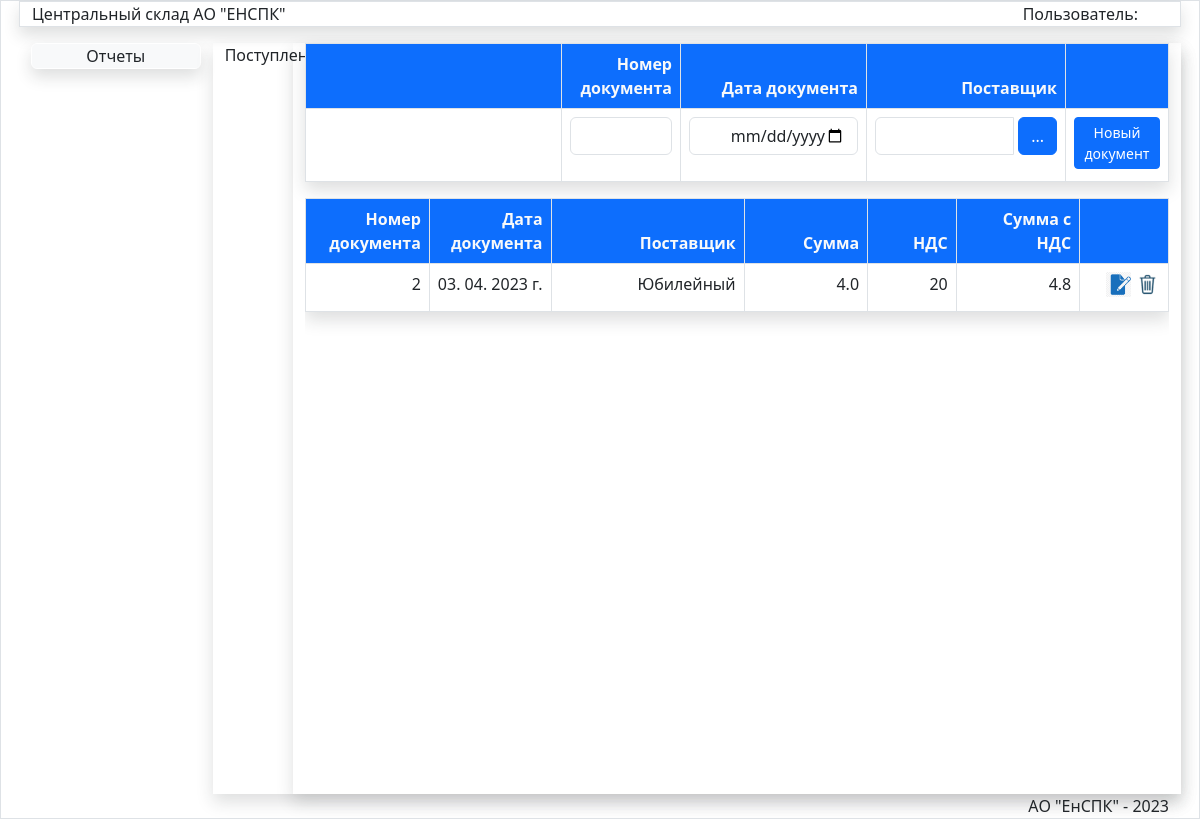
The app's page /JurnalPost/ with its own data.
### store/models.py (models this page shows)
class Jurnal(models.Model):
    oper=models.IntegerField(verbose_name="Код операции")
    nomerdoc=models.CharField(max_length=50,verbose_name='Номер документа')
    datadoc=models.DateTimeField(verbose_name='Дата документа')
    postav=models.ForeignKey(Postav,verbose_name='Поставщик',on_delete=models.PROTECT)
    obct=models.ForeignKey(Obct,verbose_name='Объект',on_delete=models.PROTECT)
    podraz=models.ForeignKey(Podraz,verbose_name='Подразделение',on_delete=models.PROTECT)
    fio=models.ForeignKey(Fio,verbose_name='Подотчет',on_delete=models.PROTECT)
    spis=models.ForeignKey(Spis,blank=True,null=True,verbose_name='Причина списания',on_delete=models.PROTECT)
    summa=models.FloatField(verbose_name='Сумма',default=0)
    nds=models.IntegerField(verbose_name='НДС',default=20)
    summawithnds=models.FloatField(verbose_name='Сумма с НДС',default=0)
    updated_at = models.DateTimeField(auto_now=True, verbose_name='Создан')
    created_at = models.DateTimeField(auto_now_add=True, verbose_name='Обновлен')
    class Meta:
        verbose_name = 'Документ'
        verbose_name_plural = 'Документы'
        ordering = ['-datadoc', ]

class Postav(models.Model):
    title = models.CharField(max_length=150, verbose_name='Наименование компании',unique=True)
    def __str__(self):
        return self.title
    class Meta:
        verbose_name = 'Поставщик'
        verbose_name_plural = 'Поставщики'
        ordering = ['title', ]

### store/views.py (the view, shortened to what this page needs)
# urls.py: path('JurnalPost/',JurnalPost,name='JurnalPost'), #Журнал документов поступление
def JurnalPost(request):
    postav=Postav.objects.all()
    jurnalpost=Jurnal.objects.filter(oper=2).order_by('-created_at')
    obct = Obct.objects.get(pk=180)
    fio = Fio.objects.get(pk=5)
    podraz = Podraz.objects.get(pk=74)
    return render(request,'store/Doc/JurnalPost.html',{'postav':postav,'jurnalpost':jurnalpost,'pic_label':'Поступление','title':'Журнал приходных документов'})

### store/templates/store/Doc/JurnalPost.html (shortened to what this page needs)
{% extends 'store/menu.html' %}
{% load static %}
{% block DataArea %}
<div class="row">
<div class="col-md-1">{{pic_label}}</div>
<div class="col-md-11 mx-auto shadow">
<table class="table shadow table-bordered table-hover">
<thead class="bg-primary text-light">
<tr>
<th style="width:35%"></th>
<th style="width:14%" class="text-end" >Номер документа</th>
<th style="width:14%" class="text-end">Дата документа</th>
<th style="width:25%" class="text-end">Поставщик</th>
<th style="width:12%" class="text-end"></th>
</tr>
</thead>
    <form method="post" id="post-form">
    <tr style="align:middle">
       <td></td>
        <td  class="border text-end" ><input type="text" id="id_nomerdoc" class="form-control" style="text-align:right" required></td>
        <td class="text-end pb-3"> <input type="date" id="id_datadoc" class="form-control" style="text-align:right" required/></td>
   <td  class="border text-end" > <div class="input-group">
   <select name="postav" id="id_postav" class="form-control  " required >
            <option selected></option>
            {% for item in postav %}
            <option value="{{item.id}}">{{item.title}}</option>
            {% endfor %}
       </select>
            <div class=" input-group-button pr-2">
            <button type="button" id="show-contact-modal-button" class="btn btn-primary mr-2" style="margin-left: 5px;" data-bs-toggle="modal" data-bs-target="#ModalPostavPodbor">...</button>
            </div>
       </div>
    </td>
    <td  class="border text-end"> <button type="submit" class="btn  btn-primary btn-sm mb-1 " id="savebtn">Новый документ</button></td>
    </form>
</table>
<div class="scrolltable">
<table class="table shadow table-bordered table-hover">
<thead class="bg-primary text-light">
     <th style="width:14.2%;" class="text-end">Номер документа</th>
<th style="width:14.0%;" class=" text-end" >Дата документа</th>
<th style="width:22.2%;" class=" text-end" >Поставщик</th>
<th style="width:14.2%;" class=" text-end" >Сумма</th>
<th style="width:10.2%;" class=" text-end" >НДС</th>
  <th style="width:14.2%;" class=" text-end" >Сумма с НДС</th>
<th style="width:10.2%;" class=" text-end"></th>
</thead>
    <tbody id="post-doc">
    {% for item in jurnalpost %}
    <tr><td  class="border text-end fixed">{{item.nomerdoc}}</td>
    <td   class="border text-end">{{item.datadoc|date:"d. m. Y г." }}</td>
     <td   class="border text-end">{{item.postav}}</td>
    <td   class="border text-end">{{item.summa}}</td>
    <td   class="border text-end">{{item.nds}}</td>
    <td   class="border text-end">{{item.summawithnds }}</td>
    <td class="text-end align-middle border" ><input data-sid="{{item.pk}}" data-update="{{url_update}}" value="Update" type="image" class="btn-ost-update mr-3" src="{% static '/images/edit2.png' %}" width="25px" >
   <input data-sid="{{item.pk}}" data-del="{{url_delete}}" class="btn-ost-del " value="Delete" type="image" src="{% static '/images/del.png' %}" width="25px"> </td>
    </tr>
    {% endfor %}
    </tbody>
</table>
</div>
</div>
</div>
{% endblock DataArea %}

### store/static/css/my.css (style rules this page uses)
.scrolltable { display:block; overflow-y: auto; height:74.5vh; }

### records on screen
Jurnal: nomerdoc "2", datadoc "03. 04. 2023 г.", postav "Юбилейный", summa "4.0", nds "20", summawithnds "4.8"

### other values on screen
{{ pic_label }} "Поступление"
